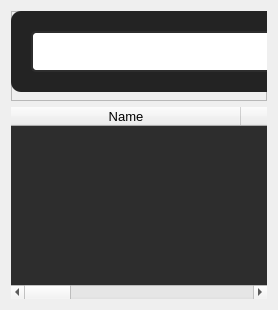
             <widget class="QWidget" name="active">
              <layout class="QVBoxLayout" name="verticalLayout_10">
               <item>
                <widget class="QFrame" name="frame_10">
                 <property name="minimumSize">
                  <size>
                   <width>0</width>
                   <height>90</height>
                  </size>
                 </property>
                 <property name="maximumSize">
                  <size>
                   <width>16777215</width>
                   <height>90</height>
                  </size>
                 </property>
                 <property name="frameShape">
                  <enum>QFrame::StyledPanel</enum>
                 </property>
                 <property name="frameShadow">
                  <enum>QFrame::Raised</enum>
                 </property>
                 <widget class="QLabel" name="label_31">
                  <property name="geometry">
                   <rect>
                    <x>0</x>
                    <y>0</y>
                    <width>1241</width>
                    <height>81</height>
                   </rect>
                  </property>
                  <property name="font">
                   <font>
                    <family>Arial</family>
                    <pointsize>11</pointsize>
                    <weight>75</weight>
                    <bold>true</bold>
                   </font>
                  </property>
                  <property name="styleSheet">
                   <string notr="true">QLabel{
	color: rgb(255, 255, 255);
	background-color: rgb(35, 35, 35);
	border-radius: 10px;
	padding-left:10px;
}</string>
                  </property>
                  <property name="text">
                   <string/>
                  </property>
                  <property name="alignment">
                   <set>Qt::AlignLeading|Qt::AlignLeft|Qt::AlignVCenter</set>
                  </property>
                 </widget>
                 <widget class="QPushButton" name="btn_active_load_data">
                  <property name="geometry">
                   <rect>
                    <x>310</x>
                    <y>20</y>
                    <width>141</width>
                    <height>41</height>
                   </rect>
                  </property>
                  <property name="font">
                   <font>
                    <pointsize>10</pointsize>
                   </font>
                  </property>
                  <property name="styleSheet">
                   <string notr="true">QPushButton{
	color: rgb(255, 255, 255);
	background-color: rgb(45, 45, 45);
	border:none;
	border-radius: 10px;
}

QPushButton:hover{
	border-radius: 20px;
}

QPushButton:pressed{
	border: 2px solid rgb(255,255,255);	
}</string>
                  </property>
                  <property name="text">
                   <string>Load</string>
                  </property>
                  <property name="icon">
                   <iconset resource="../resource/asset.qrc">
                    <normaloff>:/icons/asset/download.svg</normaloff>:/icons/asset/download.svg</iconset>
                  </property>
                  <property name="iconSize">
                   <size>
                    <width>30</width>
                    <height>30</height>
                   </size>
                  </property>
                  <property name="flat">
                   <bool>true</bool>
                  </property>
                 </widget>
                 <widget class="QComboBox" name="database_tables_active">
                  <property name="geometry">
                   <rect>
                    <x>20</x>
                    <y>20</y>
                    <width>281</width>
                    <height>41</height>
                   </rect>
                  </property>
                  <property name="minimumSize">
                   <size>
                    <width>0</width>
                    <height>41</height>
                   </size>
                  </property>
                  <property name="maximumSize">
                   <size>
                    <width>16777215</width>
                    <height>38</height>
                   </size>
                  </property>
                  <property name="font">
                   <font>
                    <pointsize>10</pointsize>
                   </font>
                  </property>
                  <property name="styleSheet">
                   <string notr="true">QComboBox{
	color: rgb(255, 255, 255);
	border: 2px solid rgb(45, 45, 45);
	padding-left:10px;
	border-radius: 5px;
}</string>
                  </property>
                  <property name="frame">
                   <bool>false</bool>
                  </property>
                 </widget>
                 <widget class="QLineEdit" name="active_count_filepath">
                  <property name="geometry">
                   <rect>
                    <x>650</x>
                    <y>20</y>
                    <width>421</width>
                    <height>41</height>
                   </rect>
                  </property>
                  <property name="font">
                   <font>
                    <pointsize>10</pointsize>
                   </font>
                  </property>
                  <property name="styleSheet">
                   <string notr="true">QLineEdit{
	color: rgb(255, 255, 255);
	border: 2px solid  rgb(45, 45, 45);
	border-radius:10px;
	padding-left: 10px;
}

QLineEdit:hover{
	border:2px solid rgb(35, 35, 35);
}

QLineEdit:focus{
	border:2px solid rgb(255, 255, 255);
}</string>
                  </property>
                  <property name="placeholderText">
                   <string>Filename?</string>
                  </property>
                  <property name="clearButtonEnabled">
                   <bool>true</bool>
                  </property>
                 </widget>
                 <widget class="QPushButton" name="btn_active_count_save">
                  <property name="geometry">
                   <rect>
                    <x>1080</x>
                    <y>20</y>
                    <width>141</width>
                    <height>41</height>
                   </rect>
                  </property>
                  <property name="font">
                   <font>
                    <pointsize>10</pointsize>
                   </font>
                  </property>
                  <property name="styleSheet">
                   <string notr="true">QPushButton{
	color: rgb(255, 255, 255);
	background-color: rgb(45, 45, 45);
	border:none;
	border-radius: 10px;
}

QPushButton:hover{
	border-radius: 20px;
}

QPushButton:pressed{
	border: 2px solid rgb(255,255,255);	
}</string>
                  </property>
                  <property name="text">
                   <string>Save</string>
                  </property>
                  <property name="icon">
                   <iconset resource="../resource/asset.qrc">
                    <normaloff>:/icons/asset/save.svg</normaloff>:/icons/asset/save.svg</iconset>
                  </property>
                  <property name="iconSize">
                   <size>
                    <width>30</width>
                    <height>30</height>
                   </size>
                  </property>
                  <property name="flat">
                   <bool>true</bool>
                  </property>
                 </widget>
                 <widget class="QPushButton" name="btn_load_refresh">
                  <property name="geometry">
                   <rect>
                    <x>470</x>
                    <y>20</y>
                    <width>141</width>
                    <height>41</height>
                   </rect>
                  </property>
                  <property name="font">
                   <font>
                    <pointsize>10</pointsize>
                   </font>
                  </property>
                  <property name="styleSheet">
                   <string notr="true">QPushButton{
	color: rgb(255, 255, 255);
	background-color: rgb(45, 45, 45);
	border:none;
	border-radius: 10px;
}

QPushButton:hover{
	border-radius: 20px;
}

QPushButton:pressed{
	border: 2px solid rgb(255,255,255);	
}</string>
                  </property>
                  <property name="text">
                   <string>Refresh</string>
                  </property>
                  <property name="icon">
                   <iconset resource="../resource/asset.qrc">
                    <normaloff>:/icons/asset/refresh-cw.svg</normaloff>:/icons/asset/refresh-cw.svg</iconset>
                  </property>
                  <property name="iconSize">
                   <size>
                    <width>30</width>
                    <height>30</height>
                   </size>
                  </property>
                  <property name="flat">
                   <bool>true</bool>
                  </property>
                 </widget>
                </widget>
               </item>
               <item>
                <widget class="QFrame" name="frame_11">
                 <property name="frameShape">
                  <enum>QFrame::NoFrame</enum>
                 </property>
                 <property name="frameShadow">
                  <enum>QFrame::Raised</enum>
                 </property>
                 <layout class="QVBoxLayout" name="verticalLayout_14">
                  <property name="spacing">
                   <number>0</number>
                  </property>
                  <property name="leftMargin">
                   <number>0</number>
                  </property>
                  <property name="topMargin">
                   <number>0</number>
                  </property>
                  <property name="rightMargin">
                   <number>0</number>
                  </property>
                  <property name="bottomMargin">
                   <number>0</number>
                  </property>
                  <item>
                   <widget class="QTableWidget" name="tableWidget_count">
                    <property name="styleSheet">
                     <string notr="true">QTableWidget{
	background-color: rgb(45, 45, 45);
	color: rgb(255, 255, 255);
}</string>
                    </property>
                    <property name="frameShape">
                     <enum>QFrame::NoFrame</enum>
                    </property>
                    <property name="editTriggers">
                     <set>QAbstractItemView::NoEditTriggers</set>
                    </property>
                    <property name="sortingEnabled">
                     <bool>true</bool>
                    </property>
                    <attribute name="horizontalHeaderCascadingSectionResizes">
                     <bool>true</bool>
                    </attribute>
                    <attribute name="horizontalHeaderDefaultSectionSize">
                     <number>230</number>
                    </attribute>
                    <attribute name="horizontalHeaderShowSortIndicator" stdset="0">
                     <bool>true</bool>
                    </attribute>
                    <attribute name="horizontalHeaderStretchLastSection">
                     <bool>true</bool>
                    </attribute>
                    <column>
                     <property name="text">
                      <string>Name</string>
                     </property>
                     <property name="font">
                      <font>
                       <pointsize>10</pointsize>
                      </font>
                     </property>
                    </column>
                    <column>
                     <property name="text">
                      <string>Index</string>
                     </property>
                     <property name="font">
                      <font>
                       <pointsize>10</pointsize>
                      </font>
                     </property>
                    </column>
                    <column>
                     <property name="text">
                      <string>Reference</string>
                     </property>
                     <property name="font">
                      <font>
                       <pointsize>10</pointsize>
                      </font>
                     </property>
                    </column>
                    <column>
                     <property name="text">
                      <string>Program</string>
                     </property>
                     <property name="font">
                      <font>
                       <pointsize>10</pointsize>
                      </font>
                     </property>
                    </column>
                    <column>
                     <property name="text">
                      <string>Appearance</string>
                     </property>
                     <property name="font">
                      <font>
                       <pointsize>10</pointsize>
                      </font>
                     </property>
                    </column>
                   </widget>
                  </item>
                 </layout>
                </widget>
               </item>
              </layout>
             </widget>
